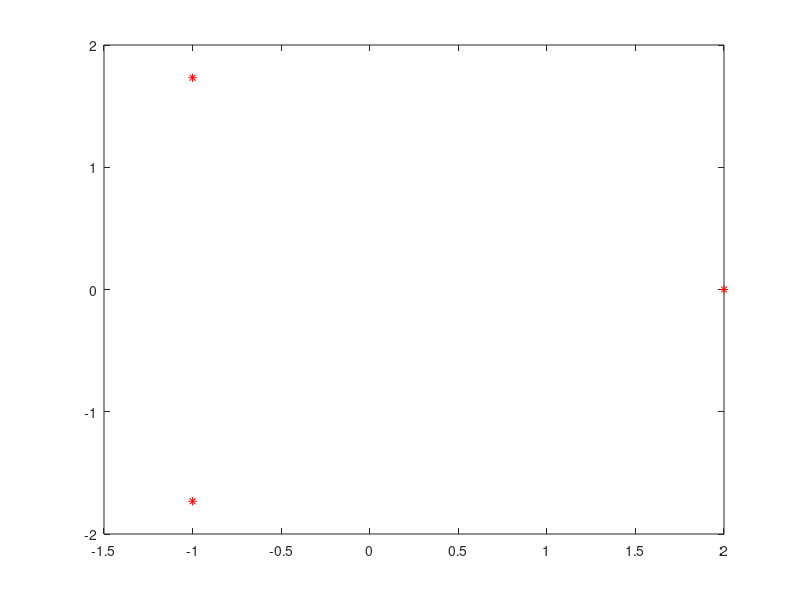

Source code (MATLAB):
disp('The three roots are:')
r = roots([1 0 0 -8])
plot(real(r(1)), imag(r(1)), '*r', real(r(2)), imag(r(2)), '*r', real(r(3)), imag(r(3)), '*r')